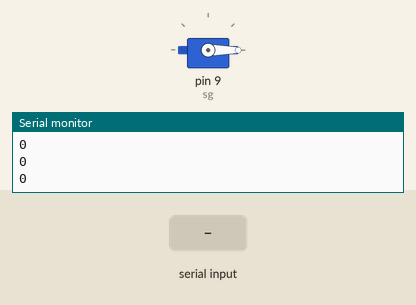
A sketch run on a simulated Arduino Uno, built with avr-gcc and run on an emulated ATmega328P. Parts: servo, the last lines printed to the serial monitor. The test bench sets the inputs (shaded band).

Above: at 1.2 s.
1.3 s: "90,45\n" received over the second serial link
At 1.7 s:
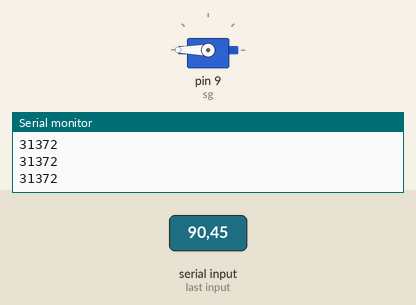
2.8 s: "200\n" received over the second serial link
At 4.0 s:
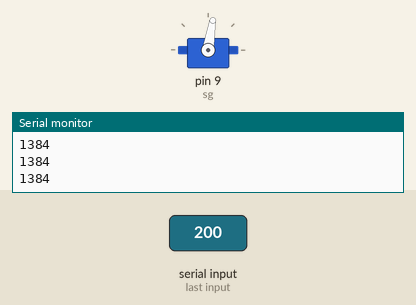
4.3 s: "30,150\n" received over the second serial link
At 5.3 s:
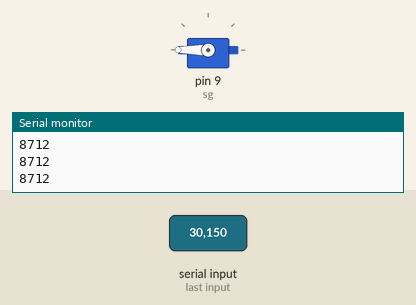
Timing chart, 0 to 7.3 s (numbered marks = the images above; inputs shaded):
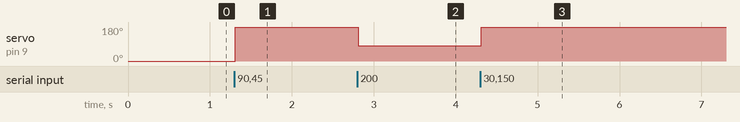

Measured:
- after the input at 1.3 s, servo on pin 9 (sg): 0° → 180° at once
- after the input at 2.8 s, servo on pin 9 (sg): 180° → 81° at once
- after the input at 4.3 s, servo on pin 9 (sg): 81° → 180° at once

The sketch:

Bluetooth_Servo_Dimmer.ino
```cpp
#include <Servo.h>
#include <SoftwareSerial.h>
#include <String.h>

SoftwareSerial bt(7, 6); // RX,TX
Servo sg;
char data;
unsigned int pos, npos;
String s = "";

void setup(){
    sg.attach( 9 );
    Serial.begin( 9600 );
    bt.begin( 9600 );
    //sg.write( 0 );
}

void loop(){
    if( bt.available() > 0 ){
        pos = 0;
        s = "";
        while( bt.available() > 0 ){
            data = bt.read();
            s += data;
            pos *= 10;
            pos += ( (int)(data) - 48 );
        }
    }
    npos = map( pos, 0, 255, 0, 180 );
    Serial.println( npos );
    sg.write( npos );
}
```
